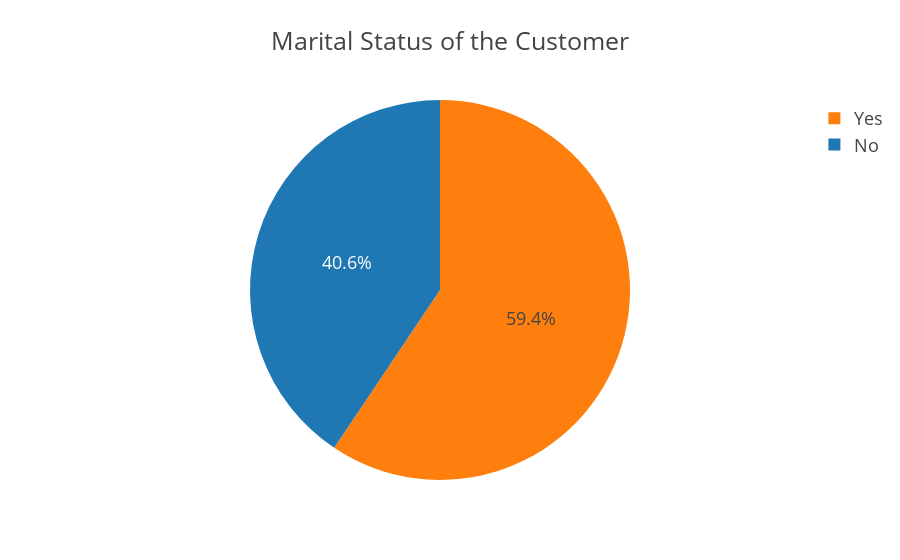

The notebook cell saved with this chart:
### Code cell
px.pie(data_frame= marital_status, values="count", names="Ever_Married", color="Ever_Married", title= "Marital Status of the Customer",
      template="presentation")

### Figure 1 — Plotly figure (JSON) as saved in the notebook; plotly's stock layout.template omitted (floating-point values rounded to 4 significant figures)
{"data": [{"customdata": [["No"], ["Yes"]], "domain": {"x": [0, 1], "y": [0, 1]}, "hovertemplate": "Ever_Married=%{customdata[0]}<br>count=%{value}<extra></extra>", "labels": ["No", "Yes"], "legendgroup": "", "marker": {"colors": ["#1F77B4", "#FF7F0E"]}, "name": "", "showlegend": true, "type": "pie", "values": [4342, 6353]}], "layout": {"legend": {"tracegroupgap": 0}, "title": {"text": "Marital Status of the Customer"}}}
